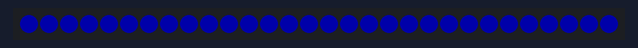
Bench run of a sketch on a simulated Arduino Uno, built with avr-gcc and run on an emulated ATmega328P. Parts: 30 RGB LEDs in strip order, left to right. Dim RGB values are drawn brighter than linear.

Above: at 0.45 s.
At 9.22 s:
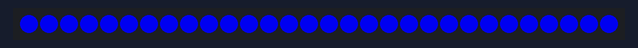
At 21.2 s:
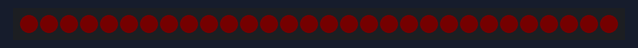
At 39.74 s:
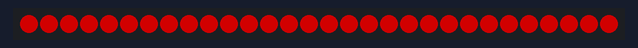

The sketch:

CTF_faden_rot_und__blau.ino
```cpp
#include <Adafruit_NeoPixel.h>
#ifdef __AVR__
 #include <avr/power.h>
#endif


int PIN = 7;
int totalLEDs = 30;
int ledFadeTime = 5;

Adafruit_NeoPixel strip = Adafruit_NeoPixel(totalLEDs, PIN, NEO_GRB + NEO_KHZ800);

void setup() {
  strip.begin();
  strip.show();
}

void loop() {
  blueFadeInAndOut(0, 0, 255, ledFadeTime); // Blue
  delay(100);
   redFadeInAndOut(255, 0, 0, ledFadeTime); // Red
   delay(100);
}

void blueFadeInAndOut(uint8_t red, uint8_t green, uint8_t blue, uint8_t wait) {
  for(uint8_t b = 0; b <255; b++) {
     for(uint8_t i=0; i < strip.numPixels(); i++) {
        strip.setPixelColor(i, red * b/255, green * b/255, blue * b/255);
     }

     strip.show();
     delay(wait);
  };

  for(uint8_t b=255; b > 0; b--) {
     for(uint8_t i = 0; i < strip.numPixels(); i++) {
        strip.setPixelColor(i, red * b/255, green * b/255, blue * b/255);
     }
     strip.show();
     delay(wait);
  };
};


void redFadeInAndOut(uint8_t red, uint8_t green, uint8_t blue, uint8_t wait) {
  for(uint8_t b = 0; b <255; b++) {
     for(uint8_t i=0; i < strip.numPixels(); i++) {
        strip.setPixelColor(i, red * b/255, green * b/255, blue * b/255);
     }

     strip.show();
     delay(wait);
  };

  for(uint8_t b=255; b > 0; b--) {
     for(uint8_t i = 0; i < strip.numPixels(); i++) {
        strip.setPixelColor(i, red * b/255, green * b/255, blue * b/255);
     }
     strip.show();
     delay(wait);
  };
};
```
